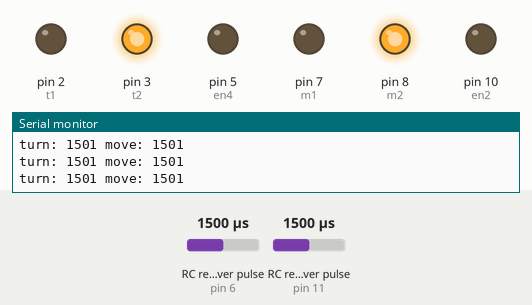
The sketch below on a simulated Arduino Uno, built with avr-gcc and run on an emulated ATmega328P. Shown: output pins drawn as LEDs (lit = HIGH), the last lines printed to the serial monitor. Wiring (inferred from the names in the program): 2 × RC receiver channel: data pin 6 / data pin 11. The test bench sets the inputs (shaded band); at power-on: RC receiver pulse (sensors on pin 11, pin 6) 1500 µs.

Above: at 1.2 s.
1.3 s: RC receiver pulse (sensor on pin 11) set to 1488 µs
At 2.2 s:
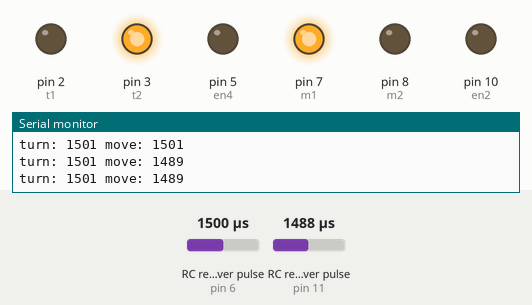
3.0 s: RC receiver pulse (sensor on pin 6) set to 1485 µs
At 4.3 s:
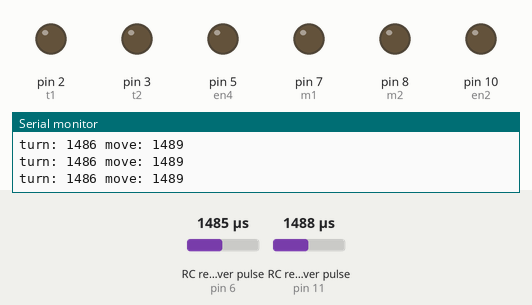
4.6 s: RC receiver pulse (sensor on pin 6) set to 1020 µs
At 5.3 s:
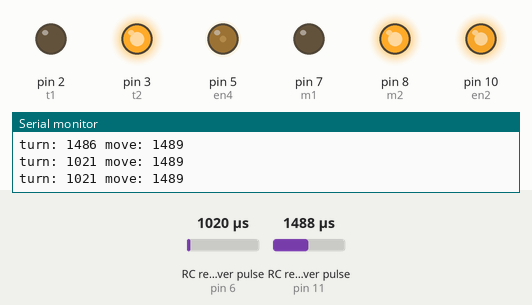
6.2 s: RC receiver pulse (sensor on pin 11) set to 1020 µs
At 7.4 s:
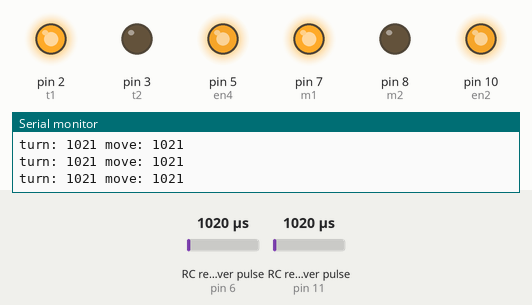
7.7 s: RC receiver pulse (sensor on pin 11) set to 1250 µs
At 8.4 s:
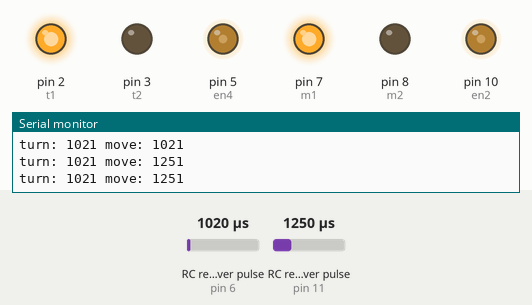
9.3 s: RC receiver pulse (sensor on pin 11) set to 1750 µs
At 10.6 s:
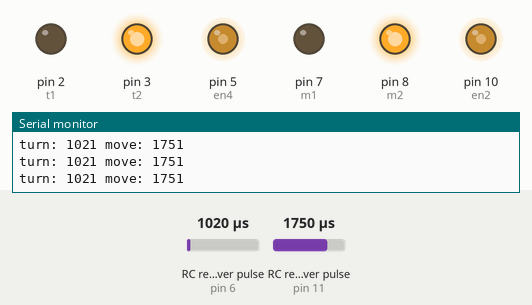
Timing chart, 0 to 11.8 s (numbered marks = the images above; inputs shaded):
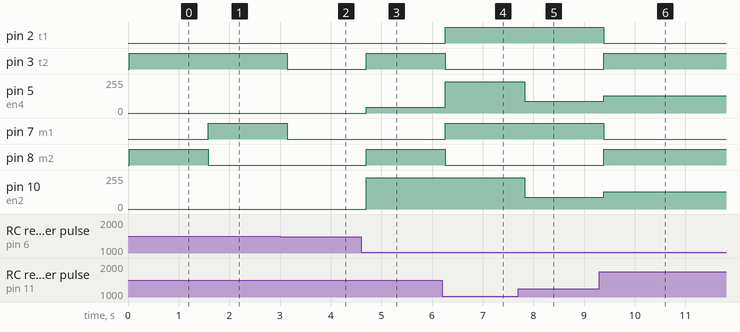

The sketch:

RaceCar.ino
```cpp
int t1 = 2; //turn car
int t2 = 3;
int en4 = 5;  // pin with ~ symbol
int ch4 = 6;  // pin with ~ symbol

int m1 = 7; //move car
int m2 = 8;
int en2 = 10;  // pin with ~ symbol
int ch2 = 11;  // pin with ~ symbol

void setup()
{
  pinMode(ch4, INPUT);
  pinMode(t1, OUTPUT);
  pinMode(t2, OUTPUT);
  pinMode(en4, OUTPUT);

  pinMode(ch2, INPUT);
  pinMode(m1, OUTPUT);
  pinMode(m2, OUTPUT);
  pinMode(en2, OUTPUT);
  Serial.begin(9600);
}

void loop() {

  int pwm4 = 0;
  int turn = pulseIn(ch4, HIGH);

  int pwm2=0;
  int move=pulseIn(ch2, HIGH);

  Serial.print("turn: ");
  Serial.print(turn);
  Serial.print(" move: ");
  Serial.println(move);


  if(move==0)
  {
      digitalWrite(m1, LOW);
      digitalWrite(m2, LOW);
      analogWrite(en2, 0);
      digitalWrite(t1, LOW);
      digitalWrite(t2, LOW);
      analogWrite(en4, 0);
  }

  else if(move > 1500)
  {
      pwm2 = map(move, 1500, 2000, 0, 255);
      digitalWrite(m1, LOW);
      digitalWrite(m2, HIGH);
      analogWrite(en2, pwm2);
      digitalWrite(t1, LOW);
      digitalWrite(t2, HIGH);
      analogWrite(en4, pwm2);
  }

  else if(move > 990 && move < 1390)
  {
      pwm2 = map(move, 1390, 990, 0, 255);
      digitalWrite(m1, HIGH);
      digitalWrite(m2, LOW);
      analogWrite(en2, pwm2);
      digitalWrite(t1, HIGH);
      digitalWrite(t2, LOW);
      analogWrite(en4, pwm2);
  }

  //  if(turn==0)
  // {
  //   digitalWrite(t1, LOW);
  //   digitalWrite(t2, LOW);
  //   analogWrite(en4, 0);
  // }

  else if(turn>1500)    // Right turn
  {
    pwm4=map(turn, 1500, 2000, 0, 255);
    digitalWrite(t1, LOW);
    digitalWrite(t2, HIGH);
    analogWrite(en4, pwm4);
    digitalWrite(m1,HIGH);
    digitalWrite(m2, LOW);
    analogWrite(en2, ((pwm4)*(5))/13);
  }

  else if(turn > 990 && turn < 1390)  // Left turn
  {
    pwm4=map(turn, 1390, 990, 0, 255);
    digitalWrite(m1, LOW);
    digitalWrite(m2, HIGH);
    analogWrite(en2, pwm4);
    digitalWrite(t1, LOW);
    digitalWrite(t2, HIGH);
    analogWrite(en4, ((pwm4) *(5))/26);
  }

  else
  {
      digitalWrite(m1, LOW);
      digitalWrite(m2, LOW);
      analogWrite(en2, 0);
      digitalWrite(t1, LOW);
      digitalWrite(t2, LOW);
      analogWrite(en4, 0);
  }

   delay(500);
}
```

Measured:
- the behaviour switches between 1500 and 1499 µs on RC receiver pulse (sensor on pin 11) (found by bisection; images 0 and 1)
- the behaviour switches between 1500 and 1499 µs on RC receiver pulse (sensor on pin 6) (found by bisection; images 1 and 2)
- after the input at 1.3 s, pin 7 (m1): LOW → HIGH after 0.28 s; pin 8 (m2): HIGH → LOW after 0.28 s
- after the input at 3.0 s, pin 3 (t2), pin 7 (m1): HIGH → LOW after 0.14 s
- after the input at 4.6 s, pin 3 (t2), pin 8 (m2): LOW → HIGH after 0.10 s; pin 5 (en4): 0/255 → 45/255 after 0.10 s; pin 10 (en2): 0/255 → 235/255 after 0.10 s
- after the input at 6.2 s, pin 2 (t1), pin 7 (m1): LOW → HIGH after 0.06 s; pin 3 (t2), pin 8 (m2): HIGH → LOW after 0.06 s; pin 5 (en4): 45/255 → 235/255 after 0.06 s
- after the input at 7.7 s, pin 5 (en4), pin 10 (en2): 235/255 → 88/255 after 0.12 s
- after the input at 9.3 s, pin 2 (t1), pin 7 (m1): HIGH → LOW after 0.08 s; pin 3 (t2), pin 8 (m2): LOW → HIGH after 0.08 s; pin 5 (en4), pin 10 (en2): 88/255 → 128/255 after 0.08 s
